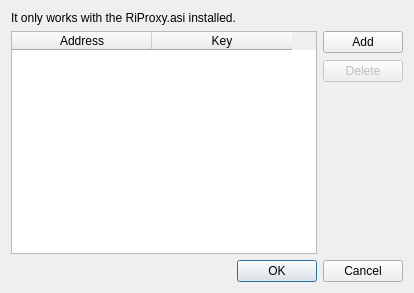
<?xml version="1.0" encoding="UTF-8"?>
<ui version="4.0">
 <class>ProxysDialog</class>
 <widget class="QDialog" name="ProxysDialog">
  <property name="geometry">
   <rect>
    <x>0</x>
    <y>0</y>
    <width>414</width>
    <height>293</height>
   </rect>
  </property>
  <property name="windowTitle">
   <string>Proxys</string>
  </property>
  <property name="whatsThis">
   <string/>
  </property>
  <property name="modal">
   <bool>false</bool>
  </property>
  <layout class="QGridLayout" name="gridLayout">
   <item row="2" column="0" colspan="2">
    <widget class="QDialogButtonBox" name="buttonBox">
     <property name="orientation">
      <enum>Qt::Horizontal</enum>
     </property>
     <property name="standardButtons">
      <set>QDialogButtonBox::Cancel|QDialogButtonBox::Ok</set>
     </property>
    </widget>
   </item>
   <item row="1" column="0">
    <widget class="QTableWidget" name="proxys">
     <attribute name="horizontalHeaderDefaultSectionSize">
      <number>140</number>
     </attribute>
     <attribute name="verticalHeaderVisible">
      <bool>false</bool>
     </attribute>
     <column>
      <property name="text">
       <string>Address</string>
      </property>
     </column>
     <column>
      <property name="text">
       <string>Key</string>
      </property>
     </column>
    </widget>
   </item>
   <item row="1" column="1">
    <layout class="QVBoxLayout" name="addAndDeleteVL">
     <property name="spacing">
      <number>7</number>
     </property>
     <property name="sizeConstraint">
      <enum>QLayout::SetDefaultConstraint</enum>
     </property>
     <item>
      <widget class="QPushButton" name="addButton">
       <property name="text">
        <string>Add</string>
       </property>
      </widget>
     </item>
     <item>
      <widget class="QPushButton" name="deleteButton">
       <property name="enabled">
        <bool>false</bool>
       </property>
       <property name="text">
        <string>Delete</string>
       </property>
      </widget>
     </item>
     <item>
      <spacer name="verticalSpacer">
       <property name="orientation">
        <enum>Qt::Vertical</enum>
       </property>
       <property name="sizeHint" stdset="0">
        <size>
         <width>20</width>
         <height>40</height>
        </size>
       </property>
      </spacer>
     </item>
    </layout>
   </item>
   <item row="0" column="0" colspan="2">
    <widget class="QLabel" name="label">
     <property name="text">
      <string>It only works with the RiProxy.asi installed.</string>
     </property>
    </widget>
   </item>
  </layout>
 </widget>
 <resources/>
 <connections>
  <connection>
   <sender>buttonBox</sender>
   <signal>accepted()</signal>
   <receiver>ProxysDialog</receiver>
   <slot>accept()</slot>
   <hints>
    <hint type="sourcelabel">
     <x>248</x>
     <y>254</y>
    </hint>
    <hint type="destinationlabel">
     <x>157</x>
     <y>274</y>
    </hint>
   </hints>
  </connection>
  <connection>
   <sender>buttonBox</sender>
   <signal>rejected()</signal>
   <receiver>ProxysDialog</receiver>
   <slot>reject()</slot>
   <hints>
    <hint type="sourcelabel">
     <x>316</x>
     <y>260</y>
    </hint>
    <hint type="destinationlabel">
     <x>286</x>
     <y>274</y>
    </hint>
   </hints>
  </connection>
 </connections>
</ui>
